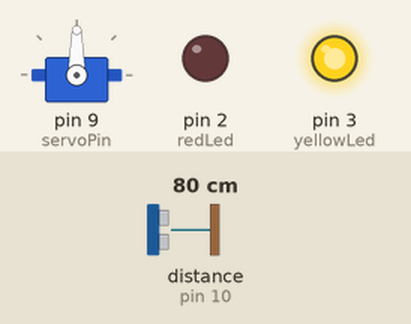
Simulated run of this sketch. Board: Arduino Uno, built with avr-gcc and run on an emulated ATmega328P. On the bench: servo, output pins drawn as LEDs (lit = HIGH). Wiring (inferred from the names in the program): ultrasonic range finder: trigger pin 11; echo pin 10. The test bench sets the inputs (shaded band); at power-on: distance to the obstacle (sensor on pin 10) 80 cm. The echo pulse lasts 58.3 µs per cm; pins used as bus, display or sensor lines are not drawn.

Above: at 1.2 s.
1.3 s: distance to the obstacle (sensor on pin 10) set to 22 cm
2.8 s: distance to the obstacle (sensor on pin 10) set to 19 cm
At 4.3 s:
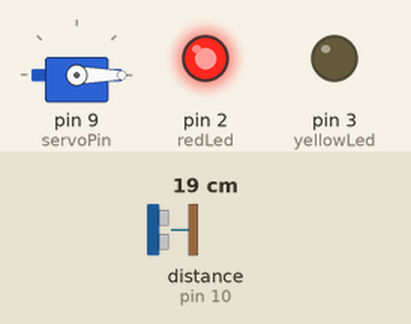
Timing chart, 0 to 10.3 s (numbered marks = the images above; inputs shaded):
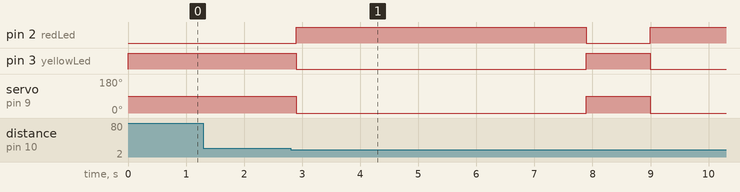

Measured:
- the behaviour switches between 21 and 20 cm on distance to the obstacle (sensor on pin 10) (found by bisection; images 0 and 1)
- after the input at 1.3 s, every drawn part: stays the same
- after the input at 2.8 s, pin 2 (redLed): LOW → HIGH after 0.10 s, → LOW 5.0 s later, → HIGH 1.1 s later; pin 3 (yellowLed): HIGH → LOW after 0.10 s, → HIGH 5.0 s later, → LOW 1.1 s later; servo on pin 9 (servoPin): 90° → 0° after 0.10 s, → 90° 5.0 s later, → 0° 1.1 s later

The sketch:

ultrasonic-servo-toll-gate.ino
```cpp
#include <Servo.h>

Servo myservo;  // Create servo object

const int trigPin = 11;
const int echoPin = 10;
const int redLed = 2;
const int yellowLed = 3;
const int servoPin = 9;

const int thresholdDistance = 20;  // Distance in cm to detect car (change if needed)

void setup() {
  pinMode(trigPin, OUTPUT);
  pinMode(echoPin, INPUT);
  pinMode(redLed, OUTPUT);
  pinMode(yellowLed, OUTPUT);

  myservo.attach(servoPin);
  myservo.write(90);  // Initial position: gate closed

  digitalWrite(redLed, LOW);
  digitalWrite(yellowLed, HIGH);  // Yellow on when gate closed
}

void loop() {
  long duration;
  int distance;

  // Trigger ultrasonic sensor
  digitalWrite(trigPin, LOW);
  delayMicroseconds(2);
  digitalWrite(trigPin, HIGH);
  delayMicroseconds(10);
  digitalWrite(trigPin, LOW);

  // Read echo
  duration = pulseIn(echoPin, HIGH);
  distance = duration * 0.034 / 2;  // Distance in cm

  if (distance < thresholdDistance && distance > 0) {  // Car detected
    digitalWrite(yellowLed, LOW);   // Yellow off
    digitalWrite(redLed, HIGH);     // Red on (gate opening/open)
    myservo.write(0);               // Open gate to 0 degree
    delay(5000);                    // Gate khula 4 second tak

    myservo.write(90);              // Close gate back to 90
    digitalWrite(redLed, LOW);      // Red off
    digitalWrite(yellowLed, HIGH);  // Yellow on again

    delay(1000);  // Thoda wait taaki turant dobara trigger na ho
  }

  delay(100);  // Loop stable rakhne ke liye chhota delay
}
```
